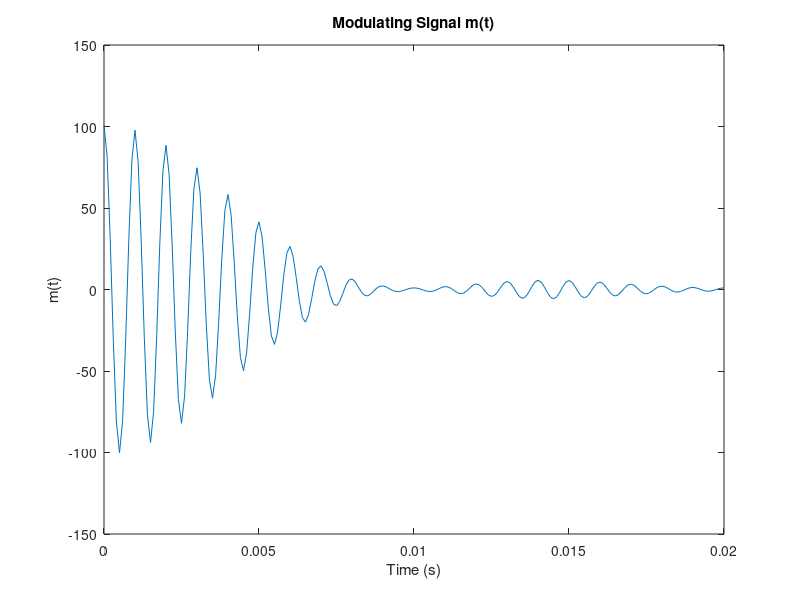

Here is the MATLAB script that generated this plot:
t = 0:0.0001:0.02;
m_t=cos(2*pi*1000*t)+100*sinc(100*t).^2.*cos(2*pi*1000*t);
figure (1);
plot(t,m_t)
title('Modulating Signal m(t)');
xlabel('Time (s)');
ylabel('m(t)');